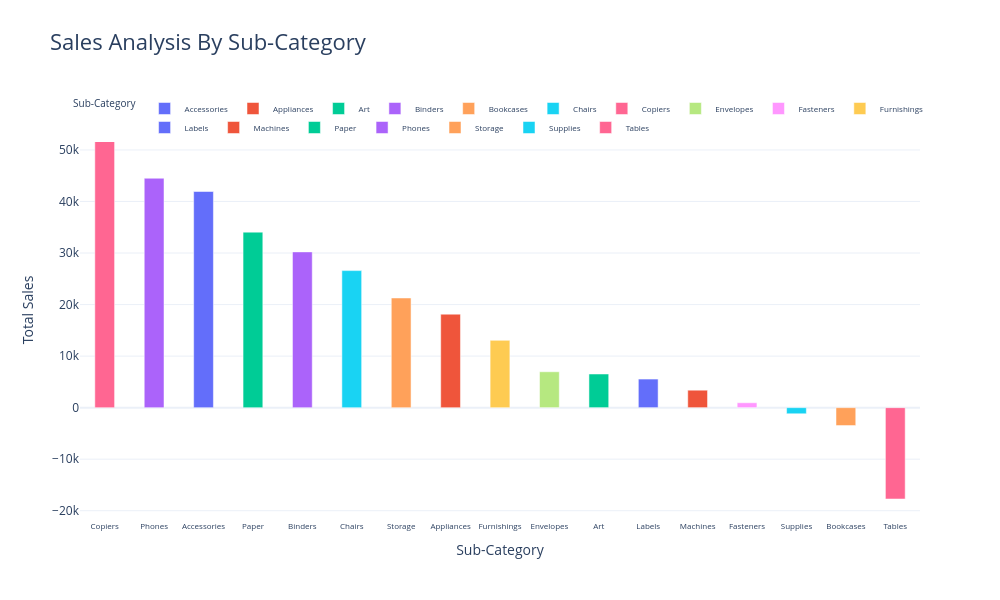

Notebook source saved alongside this figure:
### Markdown cell above
# **Profit Analysis by Sub-Category**

### Code cell
SubCategory_Profit_Analysis = data.groupby('Sub-Category')['Profit'].sum().reset_index()

# Creating the colorful bar chart
fig = px.bar(
  SubCategory_Profit_Analysis,
    x='Sub-Category',
    y='Profit',
    color='Sub-Category',
    color_discrete_sequence=px.colors.qualitative.Plotly,
    title='Sales Analysis By Sub-Category',
    width=1000,   # Increased width
    height=600    # Increased height
)

# Customizing fonts, layouts, and sorting order
fig.update_layout(
    title_font=dict(size=22),
    xaxis_title="Sub-Category",
    yaxis_title="Total Sales",
    xaxis={
        'categoryorder': 'total descending',  # Highest sales first
        'tickfont': dict(size=8)              # Decreased font size for x-axis
    }
)

fig.update_traces(width=0.4)

fig.update_layout(
    legend=dict(
        orientation="h",      # Sets layout to horizontal
        yanchor="bottom",     # Anchors the legend from its bottom edge
        y=0.9,               # Places it just above the plot area (1.0 is the top edge)
        xanchor="center",     # Anchors the legend from its horizontal center
        x=0.5,                # Centers it horizontally
        font=dict(size=8)     # Sets the font size to 8
    )
)

# Display the chart
fig.show()

### Figure 1 — Plotly figure (JSON) as saved in the notebook; plotly's stock layout.template omitted (floating-point values rounded to 4 significant figures)
{"data": [{"hovertemplate": "Sub-Category=%{x}<br>Profit=%{y}<extra></extra>", "legendgroup": "Accessories", "marker": {"color": "#636EFA", "pattern": {"shape": ""}}, "name": "Accessories", "orientation": "v", "showlegend": true, "textposition": "auto", "type": "bar", "width": 0.4, "x": ["Accessories"], "xaxis": "x", "y": [41940.0], "yaxis": "y"}, {"hovertemplate": "Sub-Category=%{x}<br>Profit=%{y}<extra></extra>", "legendgroup": "Appliances", "marker": {"color": "#EF553B", "pattern": {"shape": ""}}, "name": "Appliances", "orientation": "v", "showlegend": true, "textposition": "auto", "type": "bar", "width": 0.4, "x": ["Appliances"], "xaxis": "x", "y": [18140.0], "yaxis": "y"}, {"hovertemplate": "Sub-Category=%{x}<br>Profit=%{y}<extra></extra>", "legendgroup": "Art", "marker": {"color": "#00CC96", "pattern": {"shape": ""}}, "name": "Art", "orientation": "v", "showlegend": true, "textposition": "auto", "type": "bar", "width": 0.4, "x": ["Art"], "xaxis": "x", "y": [6528.0], "yaxis": "y"}, {"hovertemplate": "Sub-Category=%{x}<br>Profit=%{y}<extra></extra>", "legendgroup": "Binders", "marker": {"color": "#AB63FA", "pattern": {"shape": ""}}, "name": "Binders", "orientation": "v", "showlegend": true, "textposition": "auto", "type": "bar", "width": 0.4, "x": ["Binders"], "xaxis": "x", "y": [30220.0], "yaxis": "y"}, {"hovertemplate": "Sub-Category=%{x}<br>Profit=%{y}<extra></extra>", "legendgroup": "Bookcases", "marker": {"color": "#FFA15A", "pattern": {"shape": ""}}, "name": "Bookcases", "orientation": "v", "showlegend": true, "textposition": "auto", "type": "bar", "width": 0.4, "x": ["Bookcases"], "xaxis": "x", "y": [-3473.0], "yaxis": "y"}, {"hovertemplate": "Sub-Category=%{x}<br>Profit=%{y}<extra></extra>", "legendgroup": "Chairs", "marker": {"color": "#19D3F3", "pattern": {"shape": ""}}, "name": "Chairs", "orientation": "v", "showlegend": true, "textposition": "auto", "type": "bar", "width": 0.4, "x": ["Chairs"], "xaxis": "x", "y": [26590.0], "yaxis": "y"}, {"hovertemplate": "Sub-Category=%{x}<br>Profit=%{y}<extra></extra>", "legendgroup": "Copiers", "marker": {"color": "#FF6692", "pattern": {"shape": ""}}, "name": "Copiers", "orientation": "v", "showlegend": true, "textposition": "auto", "type": "bar", "width": 0.4, "x": ["Copiers"], "xaxis": "x", "y": [55620.0], "yaxis": "y"}, {"hovertemplate": "Sub-Category=%{x}<br>Profit=%{y}<extra></extra>", "legendgroup": "Envelopes", "marker": {"color": "#B6E880", "pattern": {"shape": ""}}, "name": "Envelopes", "orientation": "v", "showlegend": true, "textposition": "auto", "type": "bar", "width": 0.4, "x": ["Envelopes"], "xaxis": "x", "y": [6964.0], "yaxis": "y"}, {"hovertemplate": "Sub-Category=%{x}<br>Profit=%{y}<extra></extra>", "legendgroup": "Fasteners", "marker": {"color": "#FF97FF", "pattern": {"shape": ""}}, "name": "Fasteners", "orientation": "v", "showlegend": true, "textposition": "auto", "type": "bar", "width": 0.4, "x": ["Fasteners"], "xaxis": "x", "y": [949.5], "yaxis": "y"}, {"hovertemplate": "Sub-Category=%{x}<br>Profit=%{y}<extra></extra>", "legendgroup": "Furnishings", "marker": {"color": "#FECB52", "pattern": {"shape": ""}}, "name": "Furnishings", "orientation": "v", "showlegend": true, "textposition": "auto", "type": "bar", "width": 0.4, "x": ["Furnishings"], "xaxis": "x", "y": [13060.0], "yaxis": "y"}, {"hovertemplate": "Sub-Category=%{x}<br>Profit=%{y}<extra></extra>", "legendgroup": "Labels", "marker": {"color": "#636EFA", "pattern": {"shape": ""}}, "name": "Labels", "orientation": "v", "showlegend": true, "textposition": "auto", "type": "bar", "width": 0.4, "x": ["Labels"], "xaxis": "x", "y": [5546.0], "yaxis": "y"}, {"hovertemplate": "Sub-Category=%{x}<br>Profit=%{y}<extra></extra>", "legendgroup": "Machines", "marker": {"color": "#EF553B", "pattern": {"shape": ""}}, "name": "Machines", "orientation": "v", "showlegend": true, "textposition": "auto", "type": "bar", "width": 0.4, "x": ["Machines"], "xaxis": "x", "y": [3385.0], "yaxis": "y"}, {"hovertemplate": "Sub-Category=%{x}<br>Profit=%{y}<extra></extra>", "legendgroup": "Paper", "marker": {"color": "#00CC96", "pattern": {"shape": ""}}, "name": "Paper", "orientation": "v", "showlegend": true, "textposition": "auto", "type": "bar", "width": 0.4, "x": ["Paper"], "xaxis": "x", "y": [34050.0], "yaxis": "y"}, {"hovertemplate": "Sub-Category=%{x}<br>Profit=%{y}<extra></extra>", "legendgroup": "Phones", "marker": {"color": "#AB63FA", "pattern": {"shape": ""}}, "name": "Phones", "orientation": "v", "showlegend": true, "textposition": "auto", "type": "bar", "width": 0.4, "x": ["Phones"], "xaxis": "x", "y": [44520.0], "yaxis": "y"}, {"hovertemplate": "Sub-Category=%{x}<br>Profit=%{y}<extra></extra>", "legendgroup": "Storage", "marker": {"color": "#FFA15A", "pattern": {"shape": ""}}, "name": "Storage", "orientation": "v", "showlegend": true, "textposition": "auto", "type": "bar", "width": 0.4, "x": ["Storage"], "xaxis": "x", "y": [21280.0], "yaxis": "y"}, {"hovertemplate": "Sub-Category=%{x}<br>Profit=%{y}<extra></extra>", "legendgroup": "Supplies", "marker": {"color": "#19D3F3", "pattern": {"shape": ""}}, "name": "Supplies", "orientation": "v", "showlegend": true, "textposition": "auto", "type": "bar", "width": 0.4, "x": ["Supplies"], "xaxis": "x", "y": [-1189.0], "yaxis": "y"}, {"hovertemplate": "Sub-Category=%{x}<br>Profit=%{y}<extra></extra>", "legendgroup": "Tables", "marker": {"color": "#FF6692", "pattern": {"shape": ""}}, "name": "Tables", "orientation": "v", "showlegend": true, "textposition": "auto", "type": "bar", "width": 0.4, "x": ["Tables"], "xaxis": "x", "y": [-17730.0], "yaxis": "y"}], "layout": {"barmode": "relative", "height": 600, "legend": {"font": {"size": 8}, "orientation": "h", "title": {"text": "Sub-Category"}, "tracegroupgap": 0, "x": 0.5, "xanchor": "center", "y": 0.9, "yanchor": "bottom"}, "title": {"font": {"size": 22}, "text": "Sales Analysis By Sub-Category"}, "width": 1000, "xaxis": {"anchor": "y", "categoryarray": ["Accessories", "Appliances", "Art", "Binders", "Bookcases", "Chairs", "Copiers", "Envelopes", "Fasteners", "Furnishings", "Labels", "Machines", "Paper", "Phones", "Storage", "Supplies", "Tables"], "categoryorder": "total descending", "domain": [0, 1], "tickfont": {"size": 8}, "title": {"text": "Sub-Category"}}, "yaxis": {"anchor": "x", "domain": [0, 1], "title": {"text": "Total Sales"}}}}
